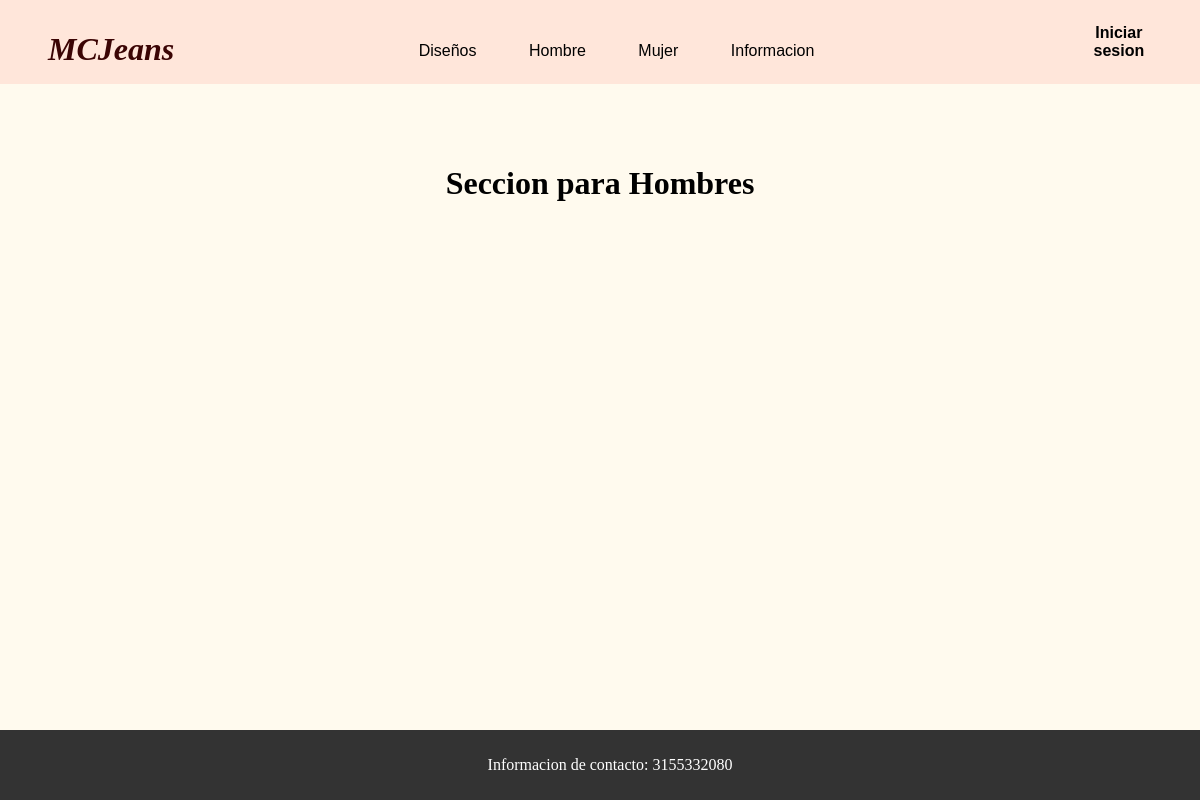
The app's page /hombre/, older data.
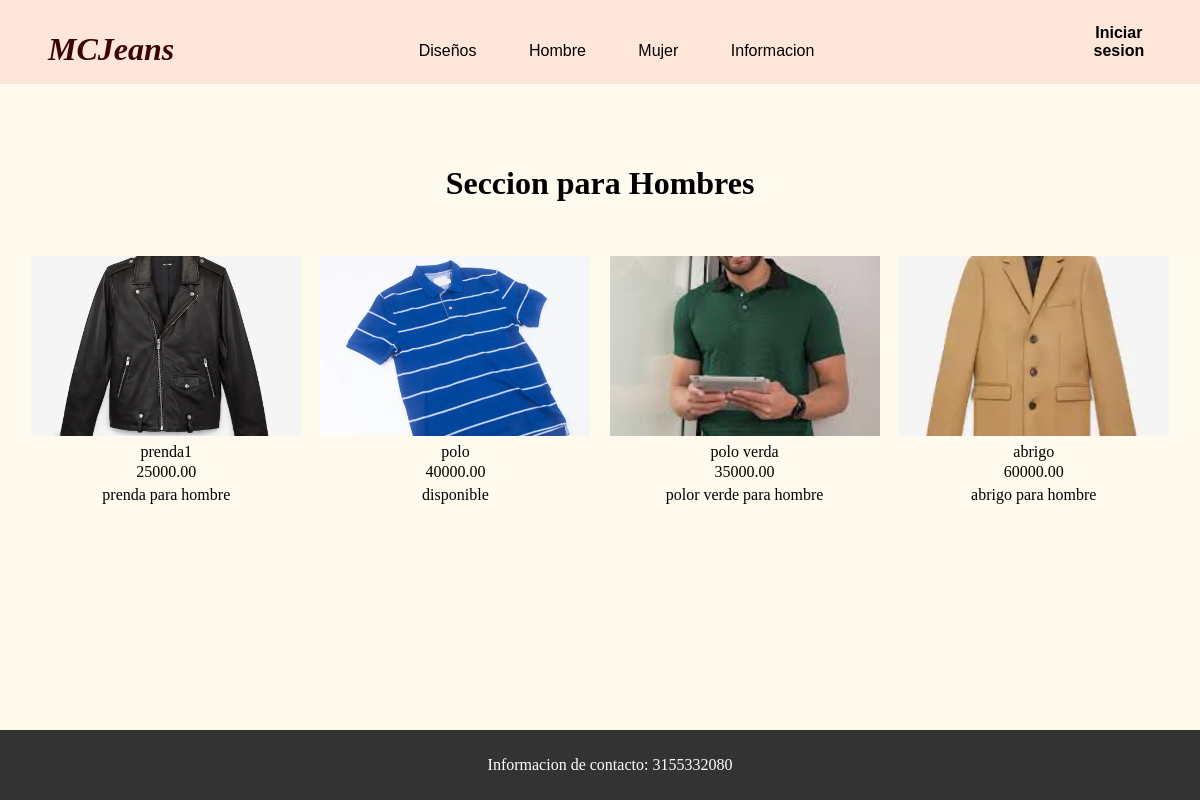
The same page, newer data.
### principal/models.py (models this page shows, shortened)
class Producto(models.Model):
    Nombre = models.CharField(max_length=200)
    Descripcion = models.CharField(max_length=1000)
    Precio = models.DecimalField(max_digits=10, decimal_places=2)
    Imagen = models.ImageField(upload_to='static/img/productos/', null=True, blank=True)
    Unidades_disponibles = models.IntegerField(default=0, validators=[MinValueValidator(0)])
    categoria = models.BooleanField(default=True)

### principal/views.py (the view)
# urls.py: path('hombre/',views.hombre, name="hombre"),
def hombre(request):
    producto = Producto.objects.all()
    return render(request, 'hombre.html',{
        'producto' : producto
    })

### principal/templates/hombre.html (shortened to what this page needs)
{% extends 'navbar.html' %}
{% load static %}
{% block extrahead %}
<head>
    <link rel="stylesheet" href="{% static '/css/disenos.css' %}">
    <link rel="stylesheet" href="{% static '/css/contenido.css' %}">
</head>
{% endblock extrahead%}
    {% block content %}
    <div class="content">
        <h1>Seccion para Hombres</h1>
        <br>
        <div class="imagenes">
            {% for pro in producto %}
            {% if pro.categoria == False %}
            <a class="sobre" href="{% url 'producto' pro.id %}">
                <figure>
                    <img width="400" height="240" src="{{ pro.Imagen.url }}" alt="prenda3">
                    <figcaption>
                        <p class="prenda_title">{{pro.Nombre}}</p>
                        <p class="prenda_precio">{{pro.Precio}}</p>
                        <p class="prenda_descripcion">{{pro.Descripcion}}</p>
                    </figcaption>
                </figure>
            </a>
            {% endif %}
            {% endfor %}
        </div>
        <br><br><br>
        <div class="bot">
            <p>Informacion de contacto: 3155332080</p>
        </div>
    </div>
    </div>
    {% endblock content%}

### principal/templates/navbar.html (shortened to what this page needs)
{% load static %}
<!DOCTYPE html>
<html lang="es">
<head>
    <link rel="stylesheet" href="{% static 'css/Menu.css' %}">
    {% block extrahead %}
    {% endblock extrahead%}
</head>
<body>
    <div class="menu">
        <ul class="menu li">
            <a class="logo" href="{% url 'main' %}">MCJeans</a>
            <li><a href="{% url 'disenos' %}">Diseños</a></li>
            <li><a href="{% url 'hombre' %}">Hombre</a></li>
            <li><a href="{% url 'mujer' %}">Mujer</a></li>
            <li><a href="{% url 'informacion' %}">Informacion</a></li>
            {% if user.is_authenticated %}
            <li>
                <div class="dropdown">
                    <a class="login" href="#" id="dropdownMenuLink" data-bs-toggle="dropdown" aria-expanded="false">
                        {{ user.username }}
                    </a>
                    <ul class="menuVertical" aria-labelledby="dropdownMenuLink">
                        <li><a class="dropdown-item" href="#">Mi carrito</a></li>
                        <li><a class="dropdown-item" href="{% url 'logout' %}">Cerrar sesión</a></li>
                    </ul>
                </div>
            </li>
            {% else %}
            <li><a class="login" href="{% url 'registro' %}">Iniciar sesion</a></li>
            {% endif %}
        </ul>
    </div>
    <div class="content">
        {% block content %}
        {% endblock content%}
</body>
</html>

### static/css/Menu.css (style rules this page uses)
body { margin: 0; padding: 0; margin: 0; background-color: #FFFAEE; }
.menu { position: fixed; font-family: Arial, Helvetica, sans-serif; background-color: #ffe6da; padding-bottom: 70px; border-bottom: 5vw; width: 100vw; animation: desplazar 0.6s; z-index: 998; }
.menu ul { text-align: left; list-style: none; width: 100vw; max-width: 100vw; margin: 0vw; display: inline-block; padding: 0vw; }
.menu li a { text-decoration: none; color: black; padding: 3vw; display: block; margin: 0; }
.menu li { display: inline-block; margin: -1vw; text-align: center; padding: 0%; }
.logo { text-decoration: none; font-size: 2em; font-family: Cambria, Cochin, Georgia, Times, 'Times New Roman', serif; font-style: oblique; font-weight: bold; color: rgb(59, 4, 4); text-align: center; display: inline-block; margin-right: 18vw; margin-left: 4vw; transform: translateY(10%); }
.menu ul li .login { text-decoration: none; font-weight: bold; color: black; margin-left: 18vw; width: 6vw; }

### static/css/disenos.css (style rules this page uses)
.imagenes { display: flex; flex-wrap: wrap; justify-content: center; font-family: "Monserrat-Light"; position: relative; margin: 0.4vw; }
.imagenes figure { margin: 0.1vw; padding: 0.5vw; margin-bottom: 1vw; }
.imagenes figure img { width: 22.5vw; min-width: 200px; height: 15vw; min-height: 150px; object-fit: cover; margin: 0.2vw; }
.prenda_title { font-family: "Monserrat-bold"; text-align: center; padding: 0%; margin: 0%; }
.prenda_precio { font-family: "Monserrat-medium"; text-align: center; padding: 0.2vw; margin: 0%; }
.prenda_descripcion { font-family: "Monserrat-light"; text-align: center; padding: 0.2vw; margin: 0%; }
.sobre { text-decoration: none; color: inherit; }

### static/css/contenido.css (style rules this page uses)
.content { padding-top: 6%; }
h1 { text-align: center; font-family: "Monserrat-Light"; }
.bot { position: absolute; bottom: 0; left: 0; bottom: 0; width: 100%; background-color: #333; color: #fff; padding: 10px; text-align: center; }
body { position: relative; min-height: 100vh; }

Row changes from the older to the newer data that the page shows:
added Producto: Imagen (picture), Nombre "prenda1", Precio "25000.00", Descripcion "prenda para hombre"
added Producto: Imagen (picture), Nombre "polo", Precio "40000.00", Descripcion "disponible"
added Producto: Imagen (picture), Nombre "polo verda", Precio "35000.00", Descripcion "polor verde para hombre"
added Producto: Imagen (picture), Nombre "abrigo", Precio "60000.00", Descripcion "abrigo para hombre"
